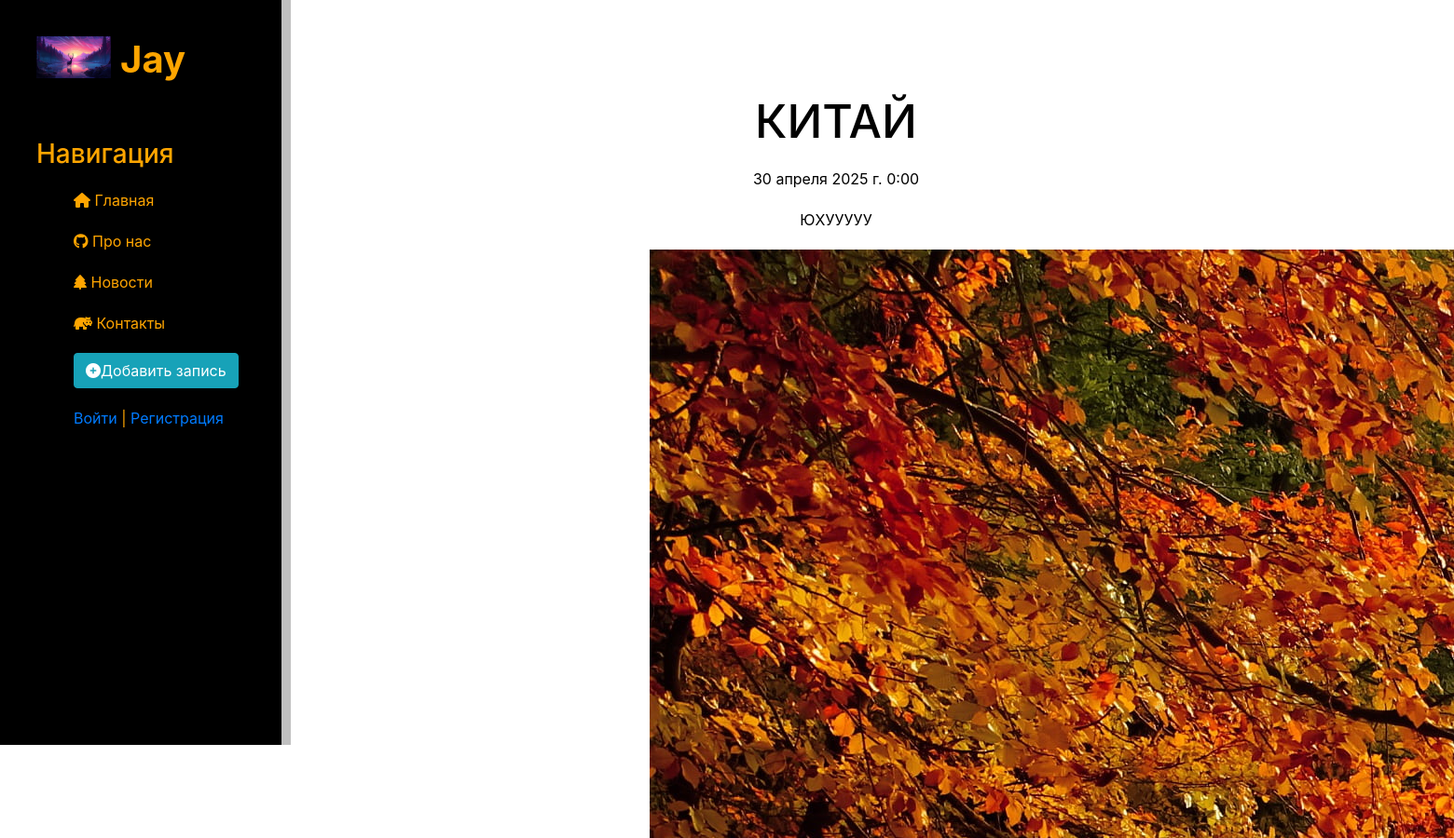
/news/kita (upper part), run on an earlier commit of the app's database.
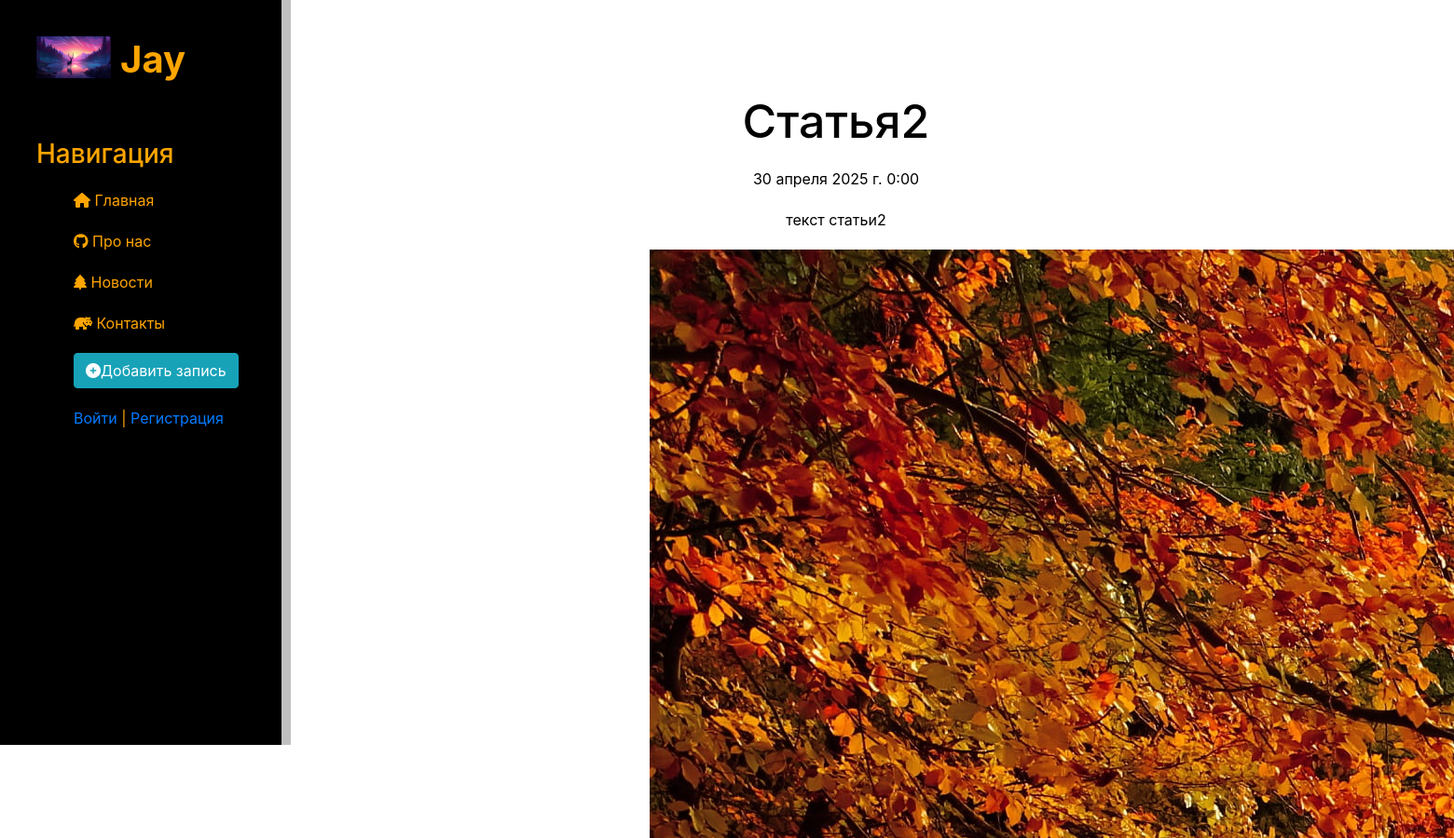
And on a later commit of the database.
### news/models.py (models this page shows, shortened)
class Articles(models.Model):   # в скобках указываем что мы все унаследуем от класса Model
    title = models.CharField('название', max_length=50) # через класс Model мы имеем доступ к дгуим классам как CharField
    anons = models.CharField('анонс', max_length=250) # CharField нужен для ввода строки
    full_text = models.TextField('Статья') # TextField нужен для ввода большего количества текста
    date = models.DateTimeField('Дата публикации') # DateTimeField нужен для отображения даты
    slug = models.SlugField(max_length=255, unique=True, db_index=True)
    cat = models.ForeignKey('Category', on_delete=models.PROTECT, null=True)
    photo = models.ImageField(upload_to='photos/%y/%m/%d', default=None, blank=True, null=True, verbose_name='Фото')
    class Meta:
        verbose_name = 'Новость' # указываем названия для таблицы в единственном числе
        verbose_name_plural = 'Новости' # в множественном
        ordering = ['date'] # отбор по дате добавления записи
        indexes = [models.Index(fields=['date'])] # связка идексов и даты публикации,НАВЕРНО

### news/views.py (the view)
# urls.py: path('<slug>', views.NewsDetailView.as_view(), name = 'news_detail'), # когда мы во views указываем класс, прописываем метод as_view
class NewsDetailView(DetailView):   # создаем класс, который создает динамическое отсеживанием
    model = Articles # привязываем таблицу из базы данных
    template_name = 'news/details_view.html' # указываем нужный Html-шаблон
    context_object_name = 'article2' # context_object_name присваевает все объекты в таблице, article - ключ

### news/templates/news/details_view.html (shortened to what this page needs)
{% extends "main/layout.html" %}
{% block content %}
     <div class='features'>
          <h1>{{ article2.title }}</h1>
          <p>{{ article2.date }}</p>
          <p>{{ article2.full_text }}</p>
          {% if article2.photo %}
          <p><img class="img-article-left" src="{{article2.photo.url}}"></p>
          {% endif %}
     </div>
{% endblock %}

What changed in the data, as far as the page shows it:
changed Articles: title "КИТАЙ" → "Статья2"; full_text "ЮХУУУУУ" → "текст статьи2"
